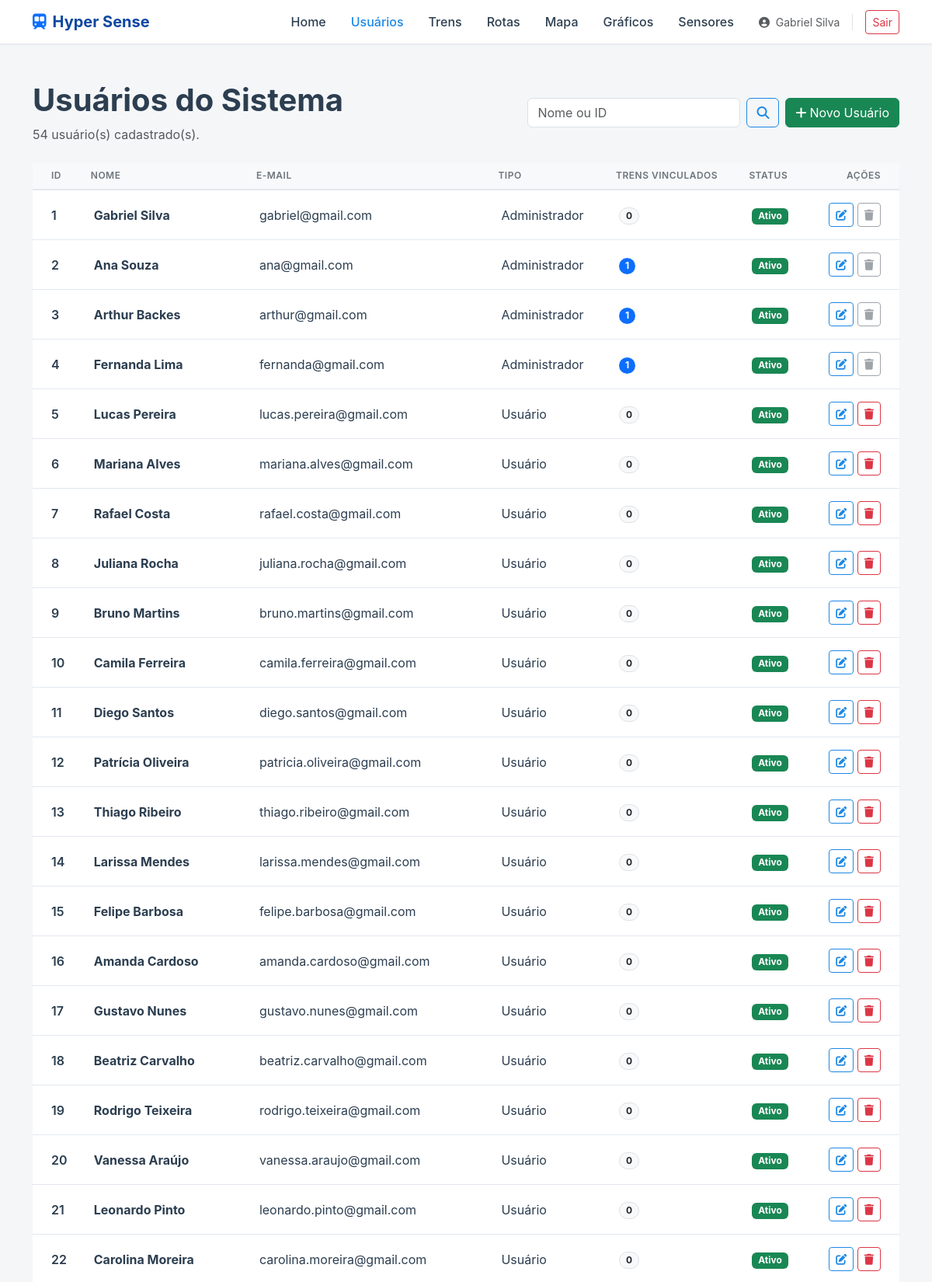
Page /Tela/usuario.php?erro=id_invalido (signed in, upper part) on the committed database.
### tables this page shows
CREATE TABLE IF NOT EXISTS usuarios (
    id INT AUTO_INCREMENT PRIMARY KEY,
    nome VARCHAR(150) NOT NULL,
    email VARCHAR(150) NOT NULL,
    telefone VARCHAR(30) NULL,
    cep VARCHAR(9) NULL,
    logradouro VARCHAR(150) NULL,
    bairro VARCHAR(100) NULL,
    cidade VARCHAR(100) NULL,
    uf CHAR(2) NULL,
    tipo VARCHAR(50) NOT NULL DEFAULT 'Usuário',
    status VARCHAR(20) NOT NULL DEFAULT 'Ativo',
    senha VARCHAR(255) NULL,
    criado_em DATETIME NOT NULL DEFAULT CURRENT_TIMESTAMP,
    ultimo_acesso DATETIME NULL,
    deleted_at DATETIME NULL DEFAULT NULL,
    UNIQUE KEY uk_usuarios_email (email)
);

### Tela/auth.php (called while the page is built, shortened)
<?php
function e($valor): string {
    return htmlspecialchars((string)($valor ?? ''), ENT_QUOTES, 'UTF-8');
}

### Tela/usuario.php (the view, shortened to what this page needs)
<?php
require_once 'auth.php';
$busca = trim($_GET['busca'] ?? '');
$sql = "
    SELECT u.id, u.nome, u.email, u.tipo, u.status,
           (SELECT COUNT(*) FROM trens t WHERE t.usuario_responsavel_id = u.id) AS total_trens
    FROM usuarios u
    WHERE u.deleted_at IS NULL
";
if ($busca !== '') {
    $termo = '%' . $busca . '%';
    $porId = ctype_digit($busca);
    $stmt = $conexao->prepare($sql . ' AND (u.nome LIKE ? OR u.email LIKE ?' . ($porId ? ' OR u.id = ?' : '') . ') ORDER BY u.id ASC');
    if ($porId) {
        $idBusca = (int)$busca;
        $stmt->bind_param('ssi', $termo, $termo, $idBusca);
    } else {
        $stmt->bind_param('ss', $termo, $termo);
    }
    $stmt->execute();
    $usuarios = $stmt->get_result()->fetch_all(MYSQLI_ASSOC);
    $stmt->close();
} else {
    $usuarios = $conexao->query($sql . ' ORDER BY u.id ASC')->fetch_all(MYSQLI_ASSOC);
}
?>
<?php $tituloPagina = 'Usuários'; require __DIR__ . '/cabecalho.php'; ?>
<main class="container py-5">
    <div class="d-flex justify-content-between align-items-center flex-wrap gap-3 mb-4">
        <div>
            <h1 class="fw-bold">Usuários do Sistema</h1>
            <p class="text-muted mb-0"><?= count($usuarios) ?> usuário(s) <?= $busca !== '' ? 'encontrado(s)' : 'cadastrado(s)' ?>.</p>
        </div>
        <div class="d-flex gap-2">
            <form method="get" class="d-flex gap-2">
                <input type="text" name="busca" class="form-control" placeholder="Nome ou ID" aria-label="Pesquisar por nome, e-mail ou ID" value="<?= e($busca) ?>">
                <button type="submit" class="btn btn-outline-primary"><i class="fas fa-search"></i></button>
            </form>
            <a href="Cadastro.php" class="btn btn-success"><i class="fas fa-plus me-1"></i>Novo Usuário</a>
        </div>
    </div>
    <div class="card border-0 shadow-sm">
        <div class="card-body p-0">
            <div class="table-responsive">
                <table class="table table-hover align-middle mb-0">
                    <thead class="table-light">
                        <tr>
                            <th class="ps-4">ID</th>
                            <th>Nome</th>
                            <th>E-mail</th>
                            <th>Tipo</th>
                            <th>Trens Vinculados</th>
                            <th>Status</th>
                            <th class="text-end pe-4">Ações</th>
                        </tr>
                    </thead>
                    <tbody>
                        <?php foreach ($usuarios as $usuario): ?>
                            <tr>
                                <td class="ps-4 fw-semibold"><?= (int)$usuario['id'] ?></td>
                                <td class="fw-bold"><?= e($usuario['nome']) ?></td>
                                <td><?= e($usuario['email']) ?></td>
                                <td><?= e($usuario['tipo']) ?></td>
                                <td>
                                    <span class="badge <?= (int)$usuario['total_trens'] > 0 ? 'bg-primary' : 'bg-light text-dark border' ?> rounded-pill">
                                        <?= (int)$usuario['total_trens'] ?>
                                    </span>
                                </td>
                                <td>
                                    <span class="badge bg-<?= $usuario['status'] === 'Ativo' ? 'success' : 'secondary' ?>">
                                        <?= e($usuario['status']) ?>
                                    </span>
                                </td>
                                <td class="text-end pe-4">
                                    <a href="editar.php?id=<?= (int)$usuario['id'] ?>" class="btn btn-sm btn-outline-primary"><i class="fas fa-edit"></i></a>
                                    <?php if ((int)$usuario['total_trens'] > 0 || (int)$usuario['id'] === (int)$_SESSION['usuario_id']): ?>
                                        <button class="btn btn-sm btn-outline-secondary" disabled title="<?= (int)$usuario['total_trens'] > 0 ? 'Usuário possui trens vinculados.' : 'Não é possível excluir a própria conta.' ?>"><i class="fas fa-trash"></i></button>
                                    <?php else: ?>
                                        <a href="excluir.php?id=<?= (int)$usuario['id'] ?>" class="btn btn-sm btn-outline-danger"><i class="fas fa-trash"></i></a>
                                    <?php endif; ?>
                                </td>
                            </tr>
                        <?php endforeach; ?>
                    </tbody>
                </table>
            </div>
        </div>
    </div>
</main>
<?php require __DIR__ . '/rodape.php'; ?>

### Css/style.css (style rules this page uses)
:root { --hyper-azul: #1e88e5; --hyper-azul-escuro: #0d47a1; --hyper-fundo: #f4f6f8; --texto-principal: #2c3e50; --texto-secundario: #6c757d; --borda-padrao: #e3e8ef; }
html, body { min-height: 100%; background: var(--hyper-fundo); }
body { font-family: -apple-system, BlinkMacSystemFont, "Segoe UI", Roboto, Helvetica, Arial, sans-serif; color: var(--texto-principal); }
.pagina-sistema { min-height: 100vh; display: flex; flex-direction: column; }
.pagina-sistema > main { flex: 1 0 auto; }
.card { border: 1px solid var(--borda-padrao); box-shadow: 0 1px 2px rgba(0,0,0,0.02) !important; border-radius: 8px !important; background: #ffffff; }
.table { margin-bottom: 0; }
.table thead th { background: #f8f9fa !important; color: var(--texto-secundario) !important; border-bottom: 2px solid var(--borda-padrao) !important; font-weight: 600; text-transform: uppercase; font-size: 0.75rem; letter-spacing: 0.5px; white-space: nowrap; }
.table tbody td { vertical-align: middle; color: var(--texto-principal); border-bottom: 1px solid var(--borda-padrao); padding: 1rem .75rem; }
.btn-outline-primary { color: var(--hyper-azul); border-color: var(--hyper-azul); }
*, *::before, *::after { animation: none !important; transition: none !important; scroll-behavior: auto !important; }

### rows in the picture
usuarios: id "1", nome "Gabriel Silva", email "gabriel@gmail.com", tipo "Administrador", total_trens "0", status "Ativo"
usuarios: id "2", nome "Ana Souza", email "ana@gmail.com", tipo "Administrador", total_trens "1", status "Ativo"
usuarios: id "3", nome "Arthur Backes", email "arthur@gmail.com", tipo "Administrador", total_trens "1", status "Ativo"
usuarios: id "4", nome "Fernanda Lima", email "fernanda@gmail.com", tipo "Administrador", total_trens "1", status "Ativo"
usuarios: id "5", nome "Lucas Pereira", email "lucas.pereira@gmail.com", tipo "Usuário", total_trens "0", status "Ativo"
usuarios: id "6", nome "Mariana Alves", email "mariana.alves@gmail.com", tipo "Usuário", total_trens "0", status "Ativo"
usuarios: id "7", nome "Rafael Costa", email "rafael.costa@gmail.com", tipo "Usuário", total_trens "0", status "Ativo"
usuarios: id "8", nome "Juliana Rocha", email "juliana.rocha@gmail.com", tipo "Usuário", total_trens "0", status "Ativo"
usuarios: id "9", nome "Bruno Martins", email "bruno.martins@gmail.com", tipo "Usuário", total_trens "0", status "Ativo"
usuarios: id "10", nome "Camila Ferreira", email "camila.ferreira@gmail.com", tipo "Usuário", total_trens "0", status "Ativo"
usuarios: id "11", nome "Diego Santos", email "diego.santos@gmail.com", tipo "Usuário", total_trens "0", status "Ativo"
usuarios: id "12", nome "Patrícia Oliveira", email "patricia.oliveira@gmail.com", tipo "Usuário", total_trens "0", status "Ativo"
usuarios: id "13", nome "Thiago Ribeiro", email "thiago.ribeiro@gmail.com", tipo "Usuário", total_trens "0", status "Ativo"
usuarios: id "14", nome "Larissa Mendes", email "larissa.mendes@gmail.com", tipo "Usuário", total_trens "0", status "Ativo"
usuarios: id "15", nome "Felipe Barbosa", email "felipe.barbosa@gmail.com", tipo "Usuário", total_trens "0", status "Ativo"
usuarios: id "16", nome "Amanda Cardoso", email "amanda.cardoso@gmail.com", tipo "Usuário", total_trens "0", status "Ativo"
usuarios: id "17", nome "Gustavo Nunes", email "gustavo.nunes@gmail.com", tipo "Usuário", total_trens "0", status "Ativo"
usuarios: id "18", nome "Beatriz Carvalho", email "beatriz.carvalho@gmail.com", tipo "Usuário", total_trens "0", status "Ativo"
usuarios: id "19", nome "Rodrigo Teixeira", email "rodrigo.teixeira@gmail.com", tipo "Usuário", total_trens "0", status "Ativo"
usuarios: id "20", nome "Vanessa Araújo", email "vanessa.araujo@gmail.com", tipo "Usuário", total_trens "0", status "Ativo"
usuarios: id "21", nome "Leonardo Pinto", email "leonardo.pinto@gmail.com", tipo "Usuário", total_trens "0", status "Ativo"
usuarios: id "22", nome "Carolina Moreira", email "carolina.moreira@gmail.com", tipo "Usuário", total_trens "0", status "Ativo"

### other values in the picture
$nome "Home"
$nome "Usuários"
$nome "Trens"
$nome "Rotas"
$nome "Mapa"
$nome "Gráficos"
$nome "Sensores"
$_SESSION['usuario_nome'] "Gabriel Silva"
count($usuarios) "54"
